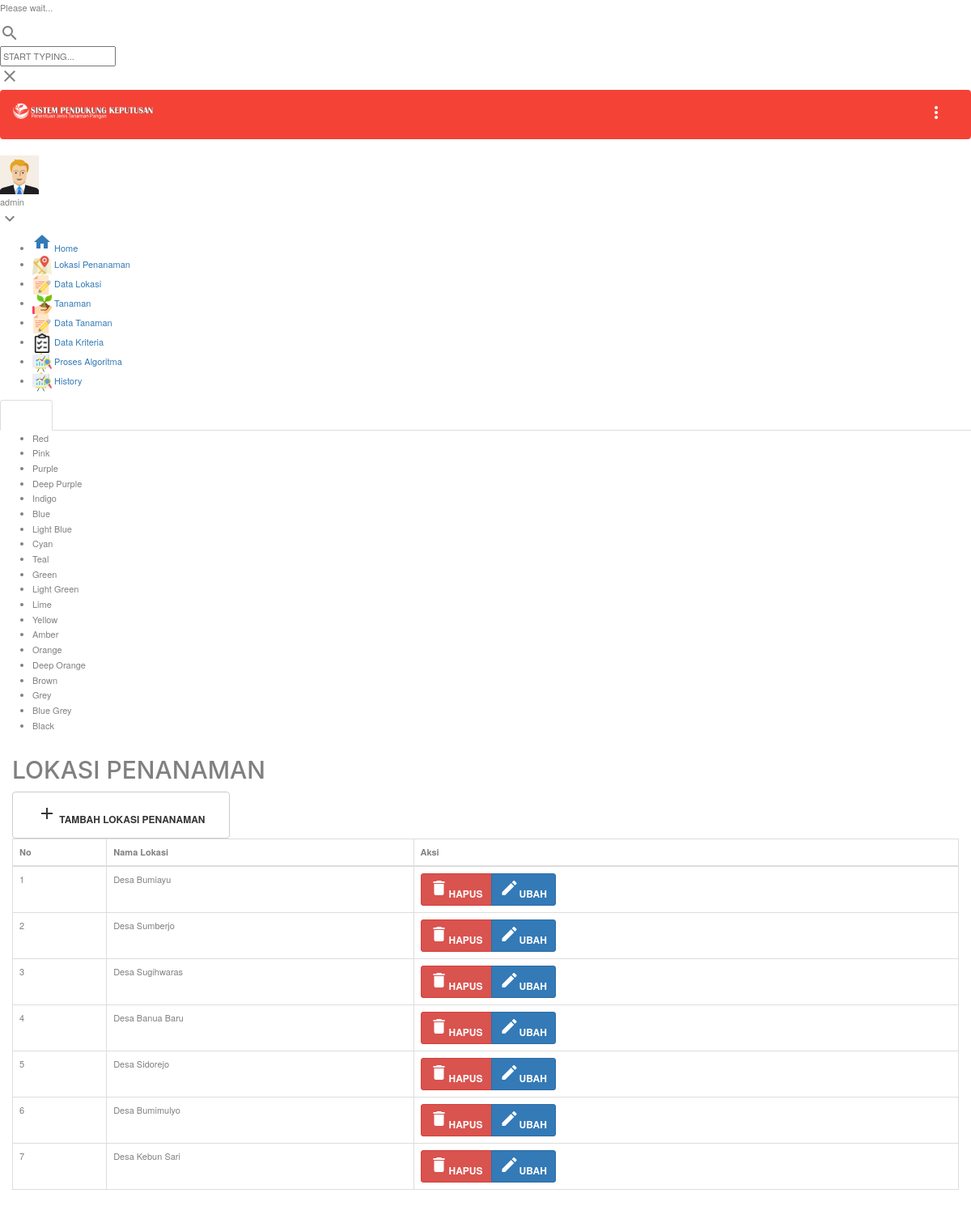
/admin/data_lokasi.php (signed in), run on the app's committed database.
### tables this page shows
CREATE TABLE `tb_lokasi` (
  `id_lokasi` int(11) NOT NULL,
  `nama_lokasi` varchar(50) DEFAULT NULL
);

### admin/data_lokasi.php (the view, shortened to what this page needs)
<?php include_once 'atribut/head.php'; ?>
<div class="page-loader-wrapper">
    <div class="loader">
        <p>Please wait...</p>
    </div>
</div>
<div class="search-bar">
    <div class="search-icon">
        <i class="material-icons">search</i>
    </div>
    <input type="text" placeholder="START TYPING...">
    <div class="close-search">
        <i class="material-icons">close</i>
    </div>
</div>
<?php include_once 'atribut/menu.php'; ?>
    <section class="content">
        <div class="container-fluid">
            <div class="row clearfix">
                <div class="col-lg-12 col-md-12 col-sm-12 col-xs-12">
                    <div class="card">
                        <div class="header">
                            <h2>
                                LOKASI PENANAMAN
                            </h2>
                        </div>
                        <div class="body">
                            <div class="row clearfix">
                                <div class="col-lg-12 col-md-12 col-sm-12 col-xs-12">
                                    <div class="card">
                                        <div class="header">
                                           <button type="button" class="btn btn-default waves-effect" data-toggle="modal" data-target="#smallModal">
                                            <i class="material-icons">add</i>
                                            <span>Tambah Lokasi Penanaman</span>
                                        </button>
                                    </div>
                                    <div class="body table-responsive">
                                        <table class="table table-bordered">
                                            <thead>
                                                <tr>
                                                    <th>No</th>
                                                    <th>Nama Lokasi</th>
                                                    <th>Aksi</th>
                                                </tr>
                                            </thead>
                                            <tbody>
                                                <?php
                                                $no = 1;
                                                $sql = "SELECT * FROM tb_lokasi";
                                                $query = $connect->query($sql);
                                                while ($row = $query->fetch_array()) {
                                                    echo "<tr>";
                                                    echo "<td>".$no++."</td>";
                                                    echo "<td>".$row['nama_lokasi']."</td>";
                                                    echo "<td>
                                                    <div class='btn-group btn-group-sm' role='group' aria-label='Small button group'>
                                                    <a href='data_lokasi_hapus.php?id_lokasi=".$row['id_lokasi']."' class='btn btn-danger waves-effect'><i class='material-icons'>delete</i>Hapus</a>
                                                    <a href='#editmodal' class='btn btn-primary waves-effect' data-toggle='modal' data-id=".$row['id_lokasi']."><i class='material-icons'>edit</i>Ubah</a>
                                                    </div>
                                                    </td>";
                                                    echo "</tr>";
                                                }
                                                ?>
                                            </tbody>
                                        </table>
                                    </div>
                                </div>
                            </div>
                        </div>
                    </div>
                </div>
            </div>
        </div>
    </div>
</section>
<?php include_once 'atribut/foot.php'; ?>

### assets/css/style.css (style rules this page uses)
body { line-height: 1.7; color: gray; font-weight: 300; font-size: 1.1rem; }
a { -webkit-transition: .3s all ease; -o-transition: .3s all ease; transition: .3s all ease; }
h1, h2, h3, h4, h5, .h1, .h2, .h3, .h4, .h5 { font-family: "Muli", -apple-system, BlinkMacSystemFont, "Segoe UI", Roboto, "Helvetica Neue", Arial, sans-serif, "Apple Color Emoji", "Segoe UI Emoji", "Segoe UI Symbol", "Noto Color Emoji"; }
.btn { text-transform: uppercase; font-size: 12px; font-weight: 900; padding: 14px 30px; }

### data on the page
tb_lokasi: nama_lokasi "Desa Bumiayu"
tb_lokasi: nama_lokasi "Desa Sumberjo"
tb_lokasi: nama_lokasi "Desa Sugihwaras"
tb_lokasi: nama_lokasi "Desa Banua Baru"
tb_lokasi: nama_lokasi "Desa Sidorejo"
tb_lokasi: nama_lokasi "Desa Bumimulyo"
tb_lokasi: nama_lokasi "Desa Kebun Sari"

### other printed values
$_SESSION['inpusername'] "admin"
